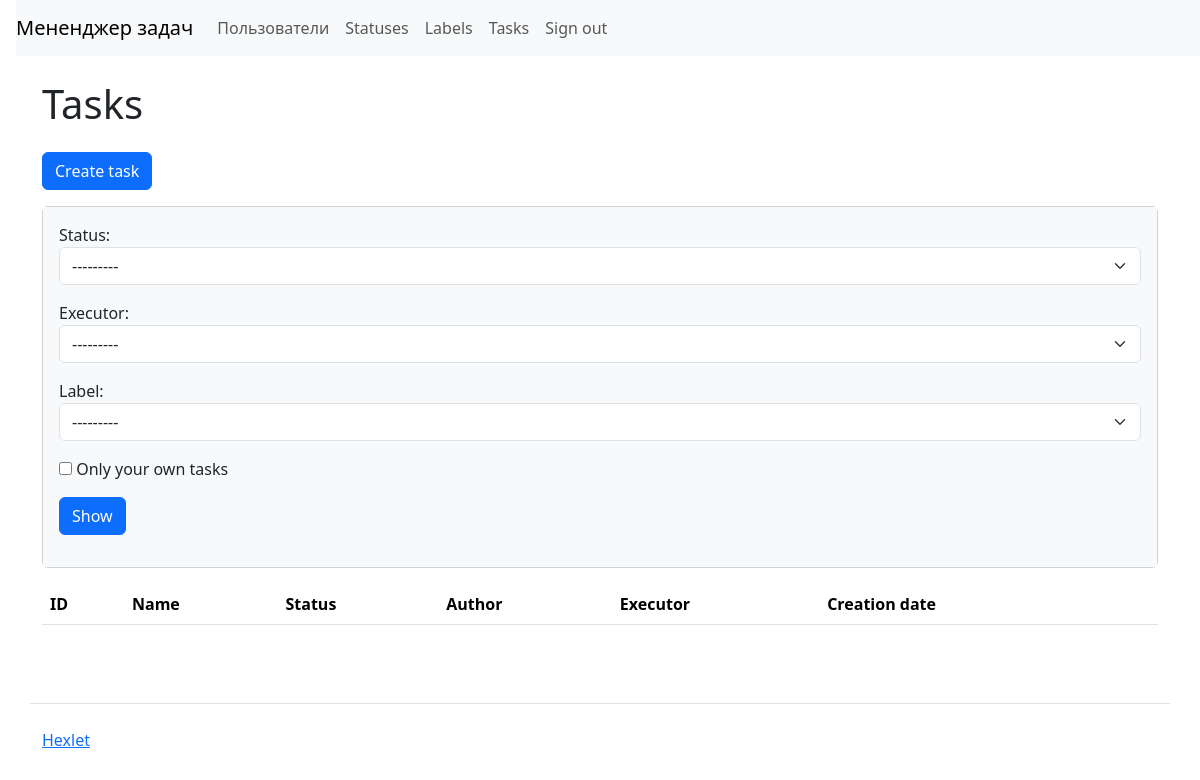
The app's page /tasks/ (signed in), older data.
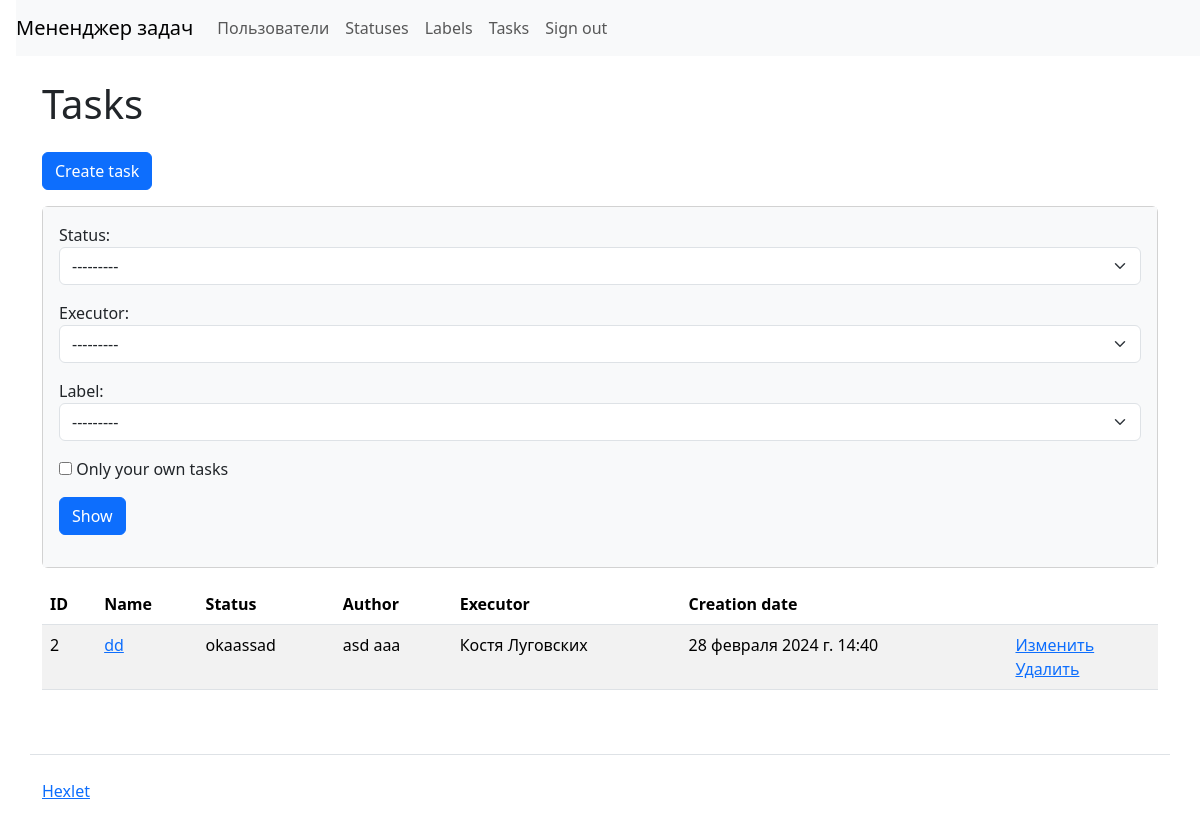
The same page, newer data.
### task_manager/tasks/models.py (models this page shows, shortened)
class Tasks(models.Model):
    name = models.CharField(max_length=200, unique=True, verbose_name=_('Name'))
    description = models.TextField(max_length=500, blank=True, null=True, verbose_name=_('Description'))
    status = models.ForeignKey(Statuses, on_delete=models.PROTECT, related_name='status', verbose_name=_('Status'))
    author = models.ForeignKey(Users, on_delete=models.PROTECT, related_name='author', verbose_name=_('Author'))
    executor = models.ForeignKey(Users, on_delete=models.PROTECT, related_name='executor', verbose_name=_('Executor'), blank=True, null=True)
    labels = models.ManyToManyField(Labels, blank=True, related_name='labels', verbose_name=_('Labels'))
    timestamp = models.DateTimeField(auto_now_add=True, verbose_name=_('Date of creation'))

### task_manager/statuses/models.py (models this page shows)
class Statuses(models.Model):
    name = models.CharField(max_length=200, unique=True, verbose_name=_('Name'))
    timestamp = models.DateTimeField(auto_now_add=True)
    def __str__(self):
        return self.name

### task_manager/users/models.py (models this page shows)
class Users(AbstractUser):
    def __str__(self):
        return self.get_full_name()

### task_manager/tasks/views.py (the view)
# urls.py: path('', views.IndexView.as_view(), name='index_labels'),
class IndexView(LoginRequiredMixin, FilterView):
    filterset_class = TasksFilter
    template_name = 'tasks/index.html'
    context_object_name = 'tasks'
    def get_context_data(self, **kwargs):
        context = super().get_context_data(**kwargs)
        context['messages'] = messages.get_messages(self.request)
        return context

### task_manager/labels/models.py (called while the page is built)
    def __str__(self):
        return self.name

### task_manager/templates/tasks/index.html
{% extends 'layout.html' %}
{% load django_bootstrap5 i18n %}
{% block content %}
<h1 class="my-4"> {% translate "Tasks" %}</h1>
<a class="btn btn-primary mb-3" href="{% url 'create_task' %}">{% translate "Create task" %}</a>
<div class="card mb-3">
  <div class="card-body bg-light">
      <form class="form-inline center mb-3" action="{% url 'index_tasks' %}">
          {{ filter.form.as_p }}
          <input class="btn btn-primary" type="submit" value="{% translate 'Show' %}">
      </form>
  </div>
</div>
<table class="table table-striped">
    <thead>
        <tr>
          <th>ID</th>
          <th>{% translate "Name" %}</th>
          <th>{% translate "Status" %}</th>
          <th>{% translate "Author" %}</th>
          <th>{% translate "Executor" %}</th>
          <th>{% translate "Сreation date" %}</th>
          <th></th>
        </tr>
    </thead>
    <tbody>
      {% for task in filter.qs %}
        <tr>
          <td>{{ task.id }}</td>
          <td><a href="{% url 'show_task' task.id %}">{{ task.name }}</a></td>
          <td>{{ task.status }}</td>
          <td>{{ task.author }}</td>
          {% if task.executor %}
            <td>{{ task.executor }}</td>
            {% else %}
            <td></td>
          {% endif %}
          <td>{{ task.timestamp }}</td>
          <td>
            <a href="{% url 'update_task' task.id %}">{% translate "Change" %}</a>
            <br>
            <a href="{% url 'delete_task' task.id %}">{% translate "Delete" %}</a>
          </td>
        </tr>
        {% endfor %}
    </tbody>
</table>
{% endblock %}

Row changes from the older to the newer data that the page shows:
added Tasks: id "2", name "dd", status "okaassad", author "asd aaa", executor "Костя Луговских", timestamp "28 февраля 2024 г. 14:40"
